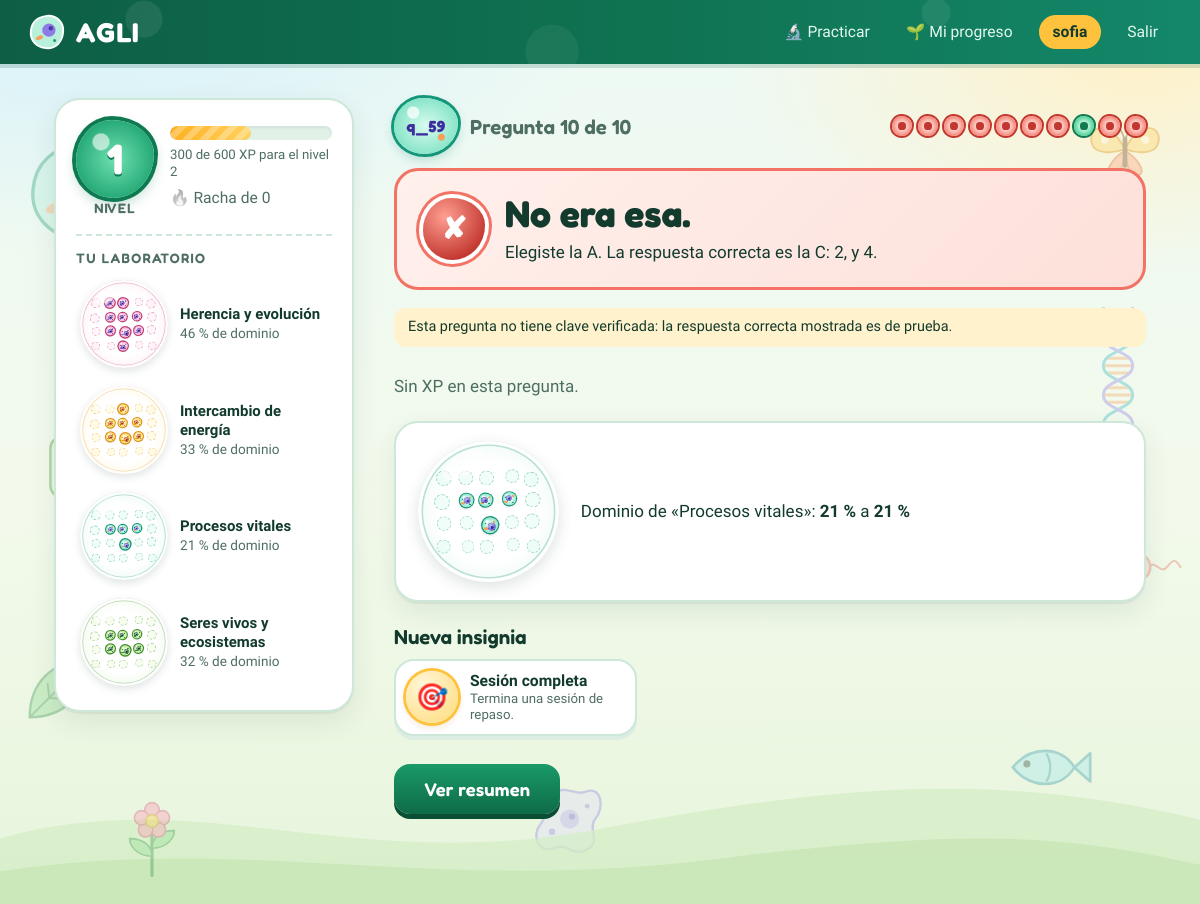
The page /resultado (signed in) on the database its author committed.
### models.py (models this page shows)
class Usuario(db.Model):
    id = db.Column(db.Integer, primary_key=True)
    alias = db.Column(db.String(30), unique=True, nullable=False, index=True)   # sin nombres reales
    estado_json = db.Column(db.Text, nullable=False)      # StudentState (BKT, theta, XP, racha, jefe)
    rec_json = db.Column(db.Text)                         # pregunta pendiente (sobrevive a recargar la página)
    sesion_num = db.Column(db.Integer, default=1, nullable=False)
    sesion_n = db.Column(db.Integer, default=0, nullable=False)   # preguntas respondidas en la sesión actual
    sesion_xp0 = db.Column(db.Integer, default=0, nullable=False)
    creado = db.Column(db.DateTime, default=datetime.utcnow)

class Respuesta(db.Model):
    id = db.Column(db.Integer, primary_key=True)
    usuario_id = db.Column(db.Integer, db.ForeignKey("usuario.id"), index=True, nullable=False)
    sesion_num = db.Column(db.Integer, nullable=False)
    item_id = db.Column(db.String(10), nullable=False)
    kc = db.Column(db.String(80), nullable=False)
    dificultad = db.Column(db.Integer)
    opcion = db.Column(db.String(1), nullable=False)
    correcta = db.Column(db.Boolean, nullable=False)
    tiempo_ms = db.Column(db.Integer)
    p_pred = db.Column(db.Float)               # P(acierto) que predijo el motor antes de responder
    theta = db.Column(db.Float)                # habilidad IRT después de responder
    p_l = db.Column(db.Float)                  # P(dominio) del eje después de responder
    xp = db.Column(db.Integer, default=0)
    racha = db.Column(db.Integer, default=0)
    es_exploracion = db.Column(db.Boolean, default=False)
    es_jefe = db.Column(db.Boolean, default=False)
    fb_json = db.Column(db.Text)               # eventos, insignias nuevas, P(L) antes/después
    creado = db.Column(db.DateTime, default=datetime.utcnow)

### app.py (the view)
    @app.get("/resultado")
    @requiere_usuario
    def resultado():
        u = g.u
        r = Respuesta.query.filter_by(usuario_id=u.id).order_by(Respuesta.id.desc()).first()
        if not r:
            return redirect(url_for("practicar"))
        fb = json.loads(r.fb_json)
        st = juego.estado(u)
        item = banco.items[r.item_id]
        niv = [{"tipo": "nivel", "texto": f"Subiste al nivel {fb['nivel']}."}] if fb["nivel"] > fb["nivel_antes"] else []
        return render_template(
            "resultado.html", u=u, r=r, fb=fb, item=item, panel=juego.panel(st),
            col=juego.colonia(r.kc, st, fb["pl_despues"]), desde=round(fb["pl_antes"] * 20),
            pct_antes=round(fb["pl_antes"] * 100), eventos=niv + juego.textos_eventos(fb["eventos"]),
            medallas=[dict(juego.catalogo[c], codigo=c) for c in fb["insignias"] if c in juego.catalogo],
            fin_sesion=u.sesion_n >= app.config["SESION_LEN"], segmentos=juego.segmentos(u))

### agli_engine/engine.py (called while the page is built)
    @classmethod
    def from_dict(cls, d: dict) -> "StudentState":
        return cls(**d)

### agli_engine/gamification.py (called while the page is built)
def nivel(xp: int) -> int:
    return 1 + xp // XP_POR_NIVEL

### servicios/banco.py (called while the page is built)
def kc_slug(kc: str) -> str:
    return KC_INFO.get(kc, (re.sub(r"\W+", "_", kc.lower())[:20], kc))[0]

def kc_nombre(kc: str) -> str:
    return KC_INFO.get(kc, (None, kc))[1]

### servicios/juego.py (called while the page is built, shortened)
def celulas(pl: float) -> list[dict]:
    n_on = round(pl * N_CEL)
    return [{"rank": RANK[i], "on": RANK[i] < n_on, "dx": JITTER[i][0], "dy": JITTER[i][1], "s": JITTER[i][2]}
            for i in range(N_CEL)]

    def estado(self, u: Usuario) -> StudentState:
        return StudentState.from_dict(json.loads(u.estado_json))

    def colonia(self, kc: str, st: StudentState, pl: float | None = None) -> dict:
        pl = st.p_l[kc] if pl is None else pl
        return {"kc": kc, "slug": kc_slug(kc), "nombre": kc_nombre(kc), "pl": pl, "pct": round(pl * 100),
                "n_on": round(pl * N_CEL), "dominado": kc in st.dominados, "celulas": celulas(pl)}

    def panel(self, st: StudentState) -> dict:
        xp_nivel = st.xp % gm.XP_POR_NIVEL
        return {"nivel": gm.nivel(st.xp), "xp": st.xp, "xp_nivel": xp_nivel, "xp_meta": gm.XP_POR_NIVEL,
                "pct_xp": round(100 * xp_nivel / gm.XP_POR_NIVEL), "racha": st.streak,
                "mejor_racha": st.best_streak,
                "colonias": [self.colonia(k, st) for k in self.engine.kcs_activos]}

    def segmentos(self, u: Usuario) -> list:
        rs = (Respuesta.query.filter_by(usuario_id=u.id, sesion_num=u.sesion_num)
              .order_by(Respuesta.id).all())
        seg = [r.correcta for r in rs][: self.sesion_len]
        return seg + [None] * (self.sesion_len - len(seg))

    def textos_eventos(self, eventos: list[str]) -> list[dict]:
        out = []
        return out

### templates/resultado.html (shortened to what this page needs)
{% extends "base.html" %}
{% from "_macros.html" import rail, colonia, medalla, progreso_sesion, id_celula %}
{% block main %}
<div class="marco">
  {{ rail(panel) }}
  <section class="escena" aria-label="Resultado de la pregunta">
    <div class="encabezado">
      <div class="titulo-id">{{ id_celula(item, kc_slug(item.kc)) }}<h2 class="num-pregunta">Pregunta {{ u.sesion_n if u.sesion_n else sesion_len }} de {{ sesion_len }}</h2></div>
      {{ progreso_sesion(segmentos) }}
    </div>
    <div class="confeti"{{ " data-fiesta" if r.correcta }} aria-hidden="true"></div>
    <div class="veredicto {{ 'ok' if r.correcta else 'mal' }}" role="status">
      <span class="veredicto-ico" aria-hidden="true">{{ '✔' if r.correcta else '✘' }}</span>
      <div>
        <h1>{{ '¡Correcto!' if r.correcta else 'No era esa.' }}</h1>
        {% if r.correcta %}
        <p>Elegiste la {{ r.opcion }}: {{ item.opciones[r.opcion] }}</p>
        {% else %}
        <p>Elegiste la {{ r.opcion }}. La respuesta correcta es la {{ fb.clave }}: {{ item.opciones[fb.clave] }}</p>
        {% endif %}
      </div>
    </div>
    {% if fb.clave_demo %}<p class="nota-demo">Esta pregunta no tiene clave verificada: la respuesta correcta mostrada es de prueba.</p>{% endif %}
    <div class="ganancia">
      {% if r.xp %}
      <p class="xp-ganado"><span class="xp-num" data-valor="{{ r.xp }}">+{{ r.xp }}</span> XP</p>
      {% else %}
      <p class="xp-cero">Sin XP en esta pregunta.</p>
      {% endif %}
    </div>
    <div class="dominio tarjeta">
      {{ colonia(col, desde) }}
      <p>Dominio de «{{ col.nombre }}»: <b>{{ pct_antes }} %</b> a <b>{{ col.pct }} %</b></p>
    </div>
    {% if medallas %}
    <div class="nuevas">
      <h3>{{ 'Nueva insignia' if medallas|length == 1 else 'Nuevas insignias' }}</h3>
      <div class="medallas">{% for m in medallas %}{{ medalla(m, loop.index) }}{% endfor %}</div>
    </div>
    {% endif %}
    <div class="acciones">
      {% if fin_sesion %}
      <a class="btn" href="{{ url_for('resumen') }}">Ver resumen</a>
      {% else %}
      <a class="btn" href="{{ url_for('practicar') }}" id="siguiente" autofocus>Siguiente pregunta</a>
      {% endif %}
    </div>
  </section>
</div>
{% endblock %}

### templates/base.html (shortened to what this page needs)
<!doctype html>
<html lang="es">
<head>
  <link rel="stylesheet" href="{{ url_for('static', filename='css/agli.css') }}">
</head>
<body class="{% block clase %}{% endblock %}">
  <div class="bio-fondo" aria-hidden="true">
  </div>
  <header class="barra">
    <a class="marca" href="{{ url_for('inicio') }}" aria-label="AGLI, inicio">
      <span>AGLI</span>
    </a>
    {% if u is defined and u %}
    <nav class="barra-nav" aria-label="Principal">
      <a href="{{ url_for('practicar') }}"><span aria-hidden="true">🔬</span> Practicar</a>
      <a href="{{ url_for('progreso') }}"><span aria-hidden="true">🌱</span> Mi progreso</a>
      <span class="alias">{{ u.alias }}</span>
      <a href="{{ url_for('salir') }}">Salir</a>
    </nav>
    {% endif %}
  </header>
  <main>{% block main %}{% endblock %}</main>
</body>
</html>

### templates/_macros.html (shortened to what this page needs)
{% macro colonia(c, desde=None, grande=False) -%}
<div class="colonia eje-{{ c.slug or 'procesos' }}{{ ' colonia-grande' if grande }}" role="img" aria-label="{{ c.nombre }}: {{ c.pct }} % de dominio">
  {%- for k in c.celulas -%}
  <i class="cel{{ ' on' if k.on }}{{ ' nueva' if desde is not none and k.on and k.rank >= desde }}" style="--dx:{{ k.dx }};--dy:{{ k.dy }};--s:{{ k.s }};--r:{{ k.rank - (desde or 0) }};--i:{{ loop.index }}"></i>
  {%- endfor -%}
</div>
{%- endmacro %}
{% macro rail(panel) %}
<aside class="lab" aria-label="Tu avance">
  <div class="lab-top">
    <div class="lab-nivel"><span class="nivel-cel"><span class="num">{{ panel.nivel }}</span></span><span class="nivel-txt">Nivel</span></div>
    <div class="lab-xp">
      <div class="xp" role="progressbar" aria-valuemin="0" aria-valuemax="{{ panel.xp_meta }}" aria-valuenow="{{ panel.xp_nivel }}" aria-label="Experiencia del nivel"><span style="width:{{ panel.pct_xp }}%"></span></div>
      <p class="xp-txt">{{ panel.xp_nivel }} de {{ panel.xp_meta }} XP para el nivel {{ panel.nivel + 1 }}</p>
      <p class="racha{{ ' activa' if panel.racha }}"><span class="fuego" aria-hidden="true">🔥</span> Racha de {{ panel.racha }}</p>
    </div>
  </div>
  <p class="lab-titulo">Tu laboratorio</p>
  <ul class="lab-colonias">
    {% for c in panel.colonias %}
    <li>{{ colonia(c) }}<span class="lab-ej"><b>{{ c.nombre }}</b>{{ c.pct }} % de dominio</span></li>
    {% endfor %}
  </ul>
</aside>
{% endmacro %}
{% macro progreso_sesion(seg, actual=None, grande=False) %}
<ol class="segs{{ ' grande' if grande }}" aria-label="Progreso de la sesión">
  {% for s in seg %}
  <li class="{{ 'ok' if s is sameas true else ('mal' if s is sameas false else 'pend') }}{{ ' actual' if actual is not none and loop.index == actual }}" style="--i:{{ loop.index }}"></li>
  {% endfor %}
</ol>
{% endmacro %}
{% macro medalla(m, i=0) %}
{% set ganada = (m.ganada is not defined) or m.ganada %}
<div class="medalla {{ 'ganada' if ganada else 'bloqueada' }}" style="--i:{{ i }}">
  <span class="med-ico" aria-hidden="true">{{ m.icono if ganada else '?' }}</span>
  <span class="med-txt"><b>{{ m.nombre }}</b><small>{{ m.desc }}</small></span>
</div>
{% endmacro %}
{% macro id_celula(item, slug) -%}
<span class="id-cel eje-{{ slug }}" role="img" aria-label="Identificador de la pregunta: {{ item.id }}" title="Pregunta {{ item.id }}"><span class="id-txt">{{ item.id }}</span></span>
{%- endmacro %}

### rows shown on the page
Usuario: alias "sofia", sesion_n "10"
Respuesta: id "q_59", correcta "✘", correcta "No era esa.", opcion "A"

### other values the page prints
{{ panel.nivel }} "1"
{{ panel.xp_nivel }} "300"
{{ panel.xp_meta }} "600"
{{ panel.nivel + 1 }} "2"
{{ panel.racha }} "0"
{{ c.nombre }} "Herencia y evolución" "Intercambio de energía" "Procesos vitales" "Seres vivos y ecosistemas"
{{ c.pct }} "46" "33" "21" "32"
{{ sesion_len }} "10"
{{ fb.clave }} "C"
{{ item.opciones[fb.clave] }} "2, y 4."
{{ col.nombre }} "Procesos vitales"
{{ pct_antes }} "21"
{{ col.pct }} "21"
{{ 'Nueva insignia' if medallas|length == 1 else 'Nuevas insignias' }} "Nueva insignia"
{{ m.icono if ganada else '?' }} "🎯"
